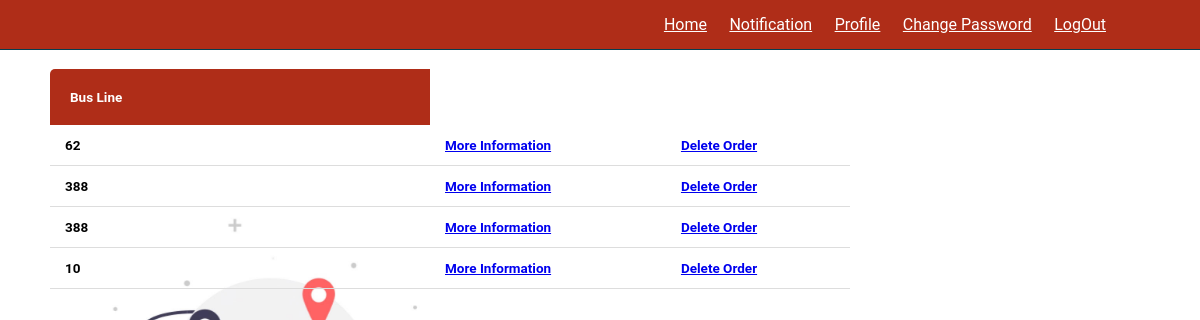
Screenshot of /PMyTrip/ (signed in) with the database file from the repository.
### project/models.py (models this page shows)
class Trip(models.Model):
    username=models.CharField(max_length=100,default='')
    To=models.CharField(max_length=100,default='')
    From=models.CharField(max_length=100,default='')
    BusLine=models.CharField(max_length=100,default='')
    Driver=models.CharField(max_length=100,default='')
    DateTime=models.DateTimeField()
    class Meta:
        db_table = 'Trips'

### project/views.py (the view)
# urls.py: path('PMyTrip/',views.PMyTrip,name="PMyTrip"),
def PMyTrip(request):
    trips= Trip.objects.filter(username=request.user.username)
    return render(request,'project/PMyTrip.html',{'trips':trips})

### project/templates/project/PMyTrip.html (shortened to what this page needs)
{% load static %}
<!DOCTYPE html>
<html lang="en">
    <head>
    </head>
<body  style="background-image:url('{% static 'img/unnamed.jpg' %}'); background-repeat: no-repeat; background-size:100%;">
    <br>
    <br>
        <table class="content-table">
    <thead>
      <br>
    <br>
      <tr>
       <th> <h2>Bus Line</h2></th>
      </tr>
    </thead>
    {% for trip in trips%}
    <tr>
       <td>
        <h2>{{trip.BusLine}}</h2>
      </td>
      <td>
      <h2><a href="/PassenegrTripInfo/{{trip.id}}" class="btn btn-danger" > More Information </a></h2>
      </td>
      <td>
        <h2><a href="/DeleteOrder/{{trip.id}}" class="btn btn-danger" > Delete Order </a></h2>
        </td>
      </tr>
      {% endfor %}
  </table>
    <form action="" method="POST">
        <header class="header">
            <nav class="navbar">
                <a href="/PassengerHomePage">Home</a>
                <a href="/PassengerNotification">Notification</a>
                <a href="{% url 'PassengerProfile' user.id %}">Profile</a>
                <a href="{% url 'PassengerPassword' user.id %}">Change Password</a>
                <a href="/logoutUser">LogOut</a>
            </nav>
        </header>
    </body>
</html>

### project/templates/project/PMyTrip.html (style rules this page uses)
:root { --main-color:#6283a1; --black: #13131a; --bg:#010103; --border: .1rem solid rgb(4, 62, 80); }
* { font-family: 'Roboto',sans-serif; margin: 0; padding: 0; box-sizing: border-box; outline: none; border: none; text-transform: capitalize; transition: .2s linear; }
html { font-size: 62.5%; overflow-x: hidden; scroll-padding-top: 9rem; scroll-behavior: smooth; }
body { background:#AF2D18; }
.header { background: #AF2D18; display: flex; align-items: center; justify-content: space-between; padding: 1.5rem 7%; border-bottom: var(--border); position: fixed; top: 0; left:0; right:0; z-index: 1000; }
.header .navbar a { margin: 0 1rem; font-size: 1.6rem; color:#fff; }
.content-table { border-collapse: collapse; margin: 25px 0; font-size: 0.9em; min-width: 800px; border-radius: 5px 5px 0 0; overflow: hidden; margin-left:50px; }
.content-table thead tr { background-color: #AF2D18; color: #ffffff; text-align: left; font-weight: bold; }
.content-table th { width: 380px; padding: 20px; margin: 25px auto; }
.content-table td { padding: 12px 15px; }
.content-table tbody tr { border-bottom: 1px solid #dddddd; }

### rows the page displays
Trip: BusLine "62"
Trip: BusLine "388"
Trip: BusLine "388"
Trip: BusLine "10"
